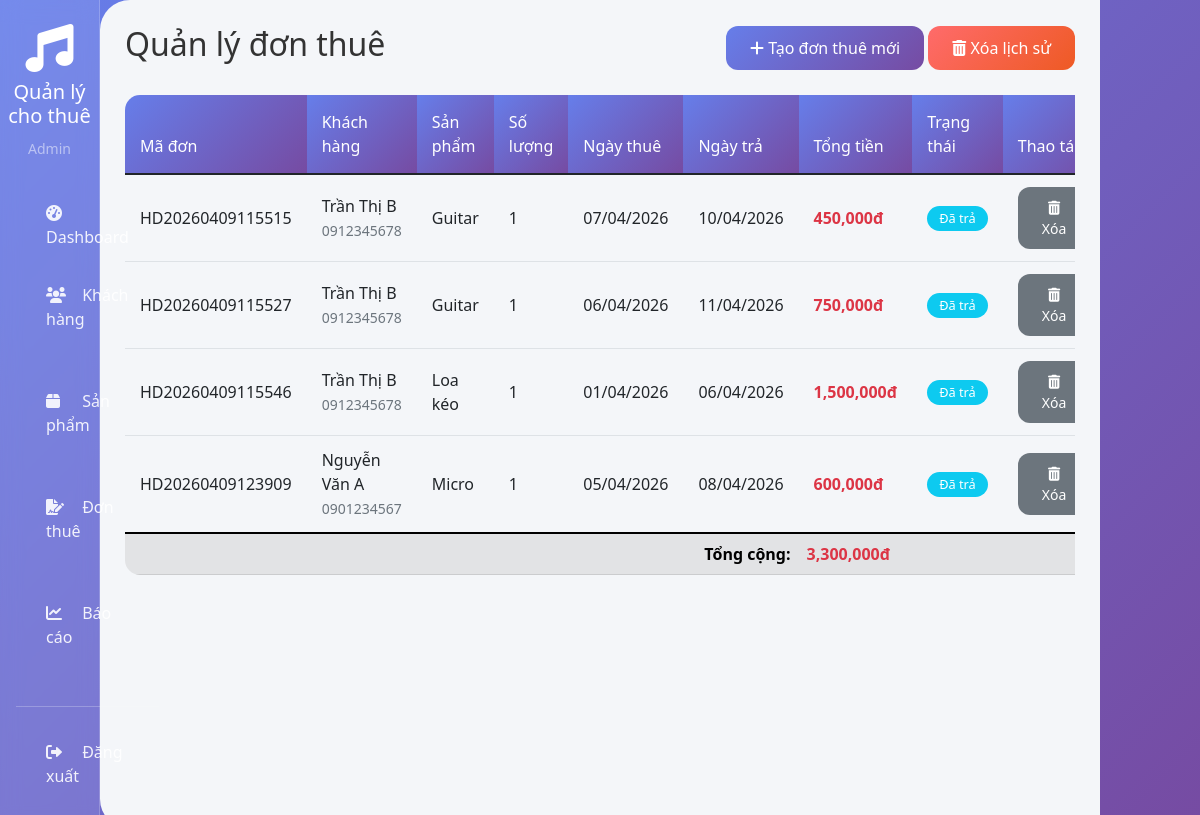
The app's page /rentals (signed in) with its own data.
### models.py (models this page shows, shortened)
class Admin(UserMixin, db.Model):
    id = db.Column(db.Integer, primary_key=True)
    username = db.Column(db.String(80), unique=True, nullable=False)
    password = db.Column(db.String(200), nullable=False)
    email = db.Column(db.String(120), nullable=True)
    fullname = db.Column(db.String(100), nullable=False)
    created_at = db.Column(db.DateTime, default=datetime.utcnow)

class Rental(db.Model):
    id = db.Column(db.Integer, primary_key=True)
    rental_code = db.Column(db.String(50), unique=True, nullable=False)
    customer_id = db.Column(db.Integer, db.ForeignKey('customer.id'), nullable=False)
    product_id = db.Column(db.Integer, db.ForeignKey('product.id'), nullable=False)
    quantity = db.Column(db.Integer, default=1)
    rental_date = db.Column(db.DateTime, default=datetime.utcnow)
    start_date = db.Column(db.DateTime, nullable=False)
    end_date = db.Column(db.DateTime, nullable=False)
    actual_return_date = db.Column(db.DateTime)
    price_per_day = db.Column(db.Float, nullable=False)
    deposit_amount = db.Column(db.Float, nullable=False)
    total_price = db.Column(db.Float, nullable=False)
    deposit_returned = db.Column(db.Boolean, default=False)
    status = db.Column(db.String(20), default='pending')  # pending, rented, returned, cancelled
    notes = db.Column(db.Text)
    created_at = db.Column(db.DateTime, default=datetime.utcnow)

class Customer(db.Model):
    id = db.Column(db.Integer, primary_key=True)
    fullname = db.Column(db.String(100), nullable=False)
    phone = db.Column(db.String(20), nullable=False)
    email = db.Column(db.String(120))
    address = db.Column(db.String(200))
    id_card = db.Column(db.String(20))  # Số CMND/CCCD
    notes = db.Column(db.Text)
    created_at = db.Column(db.DateTime, default=datetime.utcnow)
    rentals = db.relationship('Rental', backref='customer', lazy=True)

class Product(db.Model):
    id = db.Column(db.Integer, primary_key=True)
    name = db.Column(db.String(100), nullable=False)
    category = db.Column(db.String(50), nullable=False)
    description = db.Column(db.Text)
    price_per_day = db.Column(db.Float, nullable=False)
    deposit = db.Column(db.Float, nullable=True, default=0)
    quantity = db.Column(db.Integer, default=1)
    available_quantity = db.Column(db.Integer, default=1)
    image_url = db.Column(db.String(200))
    status = db.Column(db.String(20), default='active')  # active, inactive
    created_at = db.Column(db.DateTime, default=datetime.utcnow)
    rentals = db.relationship('Rental', backref='product', lazy=True)

### app.py (the view)
@app.route('/rentals')
@login_required
def rentals():
    all_rentals = Rental.query.all()
    return render_template('rentals.html', rentals=all_rentals)

### app.py (called while the page is built)
@login_manager.user_loader
def load_user(user_id):
    return Admin.query.get(int(user_id))

### templates/rentals.html (shortened to what this page needs)
{% extends "base.html" %}
{% block content %}
<div class="d-flex justify-content-between align-items-center mb-4">
    <h2>Quản lý đơn thuê</h2>
    <div>
        <a href="{{ url_for('add_rental') }}" class="btn btn-primary">
            <i class="fas fa-plus"></i> Tạo đơn thuê mới
        </a>
        <a href="{{ url_for('clear_rental_history') }}" class="btn btn-danger"
           onclick="return confirm('Xóa TẤT CẢ đơn đã trả và đã hủy? Hành động này không thể hoàn tác!')">
            <i class="fas fa-trash-alt"></i> Xóa lịch sử
        </a>
    </div>
</div>
<div class="table-responsive">
    <table class="table table-hover">
        <thead class="table-dark">
            <tr>
                <th>Mã đơn</th>
                <th>Khách hàng</th>
                <th>Sản phẩm</th>
                <th>Số lượng</th>
                <th>Ngày thuê</th>
                <th>Ngày trả</th>
                <th>Tổng tiền</th>
                <th>Trạng thái</th>
                <th>Thao tác</th>
            </tr>
        </thead>
        <tbody>
            {% for rental in rentals %}
            <tr>
                <td>{{ rental.rental_code }}</td>
                <td>{{ rental.customer.fullname }}<br>
                        <small class="text-muted">{{ rental.customer.phone }}</small>
                </td>
                <td>{{ rental.product.name }}</td>
                <td>{{ rental.quantity }}</td>
                <td>{{ rental.start_date.strftime('%d/%m/%Y') }}</td>
                <td>{{ rental.end_date.strftime('%d/%m/%Y') }}</td>
                <td>
                    <span class="fw-bold text-danger">{{ "{:,.0f}".format(rental.total_price) }}đ</span>
                </td>
                <td>
                    {% if rental.status == 'rented' %}
                        <span class="badge bg-success">Đang thuê</span>
                    {% elif rental.status == 'returned' %}
                        <span class="badge bg-info">Đã trả</span>
                    {% elif rental.status == 'cancelled' %}
                        <span class="badge bg-danger">Đã hủy</span>
                    {% else %}
                        <span class="badge bg-secondary">{{ rental.status }}</span>
                    {% endif %}
                </td>
                <td>
                    {% if rental.status == 'returned' or rental.status == 'cancelled' %}
                        <a href="{{ url_for('delete_rental', id=rental.id) }}"
                           class="btn btn-sm btn-secondary"
                           onclick="return confirm('Xóa đơn thuê {{ rental.rental_code }}?')">
                            <i class="fas fa-trash-alt"></i> Xóa
                        </a>
                    {% endif %}
                  </td>
              </tr>
            {% endfor %}
        </tbody>
        <tfoot class="table-secondary">
            <tr>
                <th colspan="6" class="text-end">Tổng cộng:</th>
                <th class="text-danger">
                    {% set ns = namespace(total=0) %}
                    {% for rental in rentals %}
                        {% if rental.status != 'cancelled' %}
                            {% set ns.total = ns.total + (rental.total_price|default(0)) %}
                        {% endif %}
                    {% endfor %}
                    {{ "{:,.0f}".format(ns.total) }}đ
                </th>
                <th colspan="2"></th>
            </tr>
        </tfoot>
    </table>
</div>
{% endblock %}

### templates/base.html (shortened to what this page needs)
<!DOCTYPE html>
<html lang="vi">
<head>
    <link href="https://cdn.jsdelivr.net/npm/bootstrap@5.1.3/dist/css/bootstrap.min.css" rel="stylesheet">
    <link rel="stylesheet" href="https://cdnjs.cloudflare.com/ajax/libs/font-awesome/6.0.0/css/all.min.css">
    <link rel="stylesheet" href="{{ url_for('static', filename='style.css') }}">
</head>
<body>
    {% if current_user.is_authenticated %}
    <div class="container-fluid p-0">
        <div class="row g-0">
            <div class="col-md-1 sidebar">
                <div class="text-center py-4">
                    <i class="fas fa-music fa-3x text-white mb-2"></i>
                    <h5 class="text-white">Quản lý cho thuê</h5>
                    <small class="text-white-50">{{ current_user.fullname }}</small>
                </div>
                <nav class="nav flex-column px-3">
                    <a class="nav-link" href="{{ url_for('dashboard') }}"><i class="fas fa-tachometer-alt"></i> Dashboard</a>
                    <a class="nav-link" href="{{ url_for('customers') }}"><i class="fas fa-users"></i> Khách hàng</a>
                    <a class="nav-link" href="{{ url_for('products') }}"><i class="fas fa-box"></i> Sản phẩm</a>
                    <a class="nav-link" href="{{ url_for('rentals') }}"><i class="fas fa-file-signature"></i> Đơn thuê</a>
                    <a class="nav-link" href="{{ url_for('reports') }}"><i class="fas fa-chart-line"></i> Báo cáo</a>
                    <hr class="bg-light my-3">
                    <a class="nav-link" href="{{ url_for('logout') }}"><i class="fas fa-sign-out-alt"></i> Đăng xuất</a>
                </nav>
            </div>
            <div class="col-md-10 main-content">
                {% block content %}{% endblock %}
            </div>
        </div>
    </div>
    {% endif %}
</body>
</html>

### static/style.css (style rules this page uses)
:root { --primary: linear-gradient(135deg, #667eea 0%, #764ba2 100%); --primary-dark: #5a67d8; --secondary: linear-gradient(135deg, #f093fb 0%, #f5576c 100%); --success: linear-gradient(135deg, #4facfe 0%, #00f2fe 100%); --warning: linear-gradient(135deg, #fa709a 0%, #fee140 100%); --danger: linear-gradient(135deg, #ff6b6b 0%, #ee5a24 100%); --dark: #2c3e50; --light: #f8f9fa; --gray: #6c757d; }
* { margin: 0; padding: 0; box-sizing: border-box; }
body { font-family: 'Segoe UI', 'Poppins', Tahoma, Geneva, Verdana, sans-serif; background: linear-gradient(135deg, #667eea 0%, #764ba2 100%); min-height: 100vh; color: #333; }
.sidebar { background: rgba(255, 255, 255, 0.1); backdrop-filter: blur(10px); border-right: 1px solid rgba(255, 255, 255, 0.2); transition: all 0.3s; }
.sidebar .nav-link { color: rgba(255, 255, 255, 0.9); padding: 12px 20px; margin: 5px 10px; border-radius: 12px; transition: all 0.3s; font-weight: 500; }
.sidebar .nav-link i { margin-right: 12px; width: 20px; }
.main-content { background: #f4f6f9; min-height: 100vh; border-radius: 30px 0 0 30px; padding: 25px; }
.btn { border-radius: 12px; padding: 10px 24px; font-weight: 500; transition: all 0.3s; border: none; }
.btn-primary { background: var(--primary); color: white; }
.btn-danger { background: var(--danger); color: white; }
.table { border-radius: 15px; overflow: hidden; }
.table thead th { background: var(--primary); color: white; border: none; padding: 15px; font-weight: 500; }
.table tbody tr { transition: all 0.3s; }
.table td { padding: 12px 15px; vertical-align: middle; }
.badge { padding: 6px 12px; border-radius: 20px; font-weight: 500; font-size: 0.8rem; }

### records on screen
Admin: fullname "Admin"
Rental: rental_code "HD20260409115515", customer.fullname "Trần Thị B", customer.phone "0912345678", product.name "Guitar", quantity "1", start_date "07/04/2026", end_date "10/04/2026", total_price "450,000", status "Đã trả"
Rental: rental_code "HD20260409115527", customer.fullname "Trần Thị B", customer.phone "0912345678", product.name "Guitar", quantity "1", start_date "06/04/2026", end_date "11/04/2026", total_price "750,000", status "Đã trả"
Rental: rental_code "HD20260409115546", customer.fullname "Trần Thị B", customer.phone "0912345678", product.name "Loa kéo", quantity "1", start_date "01/04/2026", end_date "06/04/2026", total_price "1,500,000", status "Đã trả"
Rental: rental_code "HD20260409123909", customer.fullname "Nguyễn Văn A", customer.phone "0901234567", product.name "Micro", quantity "1", start_date "05/04/2026", end_date "08/04/2026", total_price "600,000", status "Đã trả"

### other values on screen
{{ "{:,.0f}".format(ns.total) }} "3,300,000"
